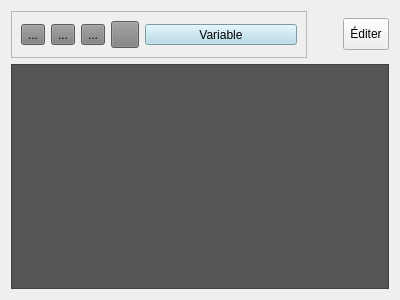
<?xml version="1.0" encoding="UTF-8"?>
<ui version="4.0">
 <class>EmailTemplateWidget</class>
 <widget class="QWidget" name="EmailTemplateWidget">
  <property name="geometry">
   <rect>
    <x>0</x>
    <y>0</y>
    <width>400</width>
    <height>300</height>
   </rect>
  </property>
  <property name="windowTitle">
   <string>Form</string>
  </property>
  <property name="styleSheet">
   <string notr="true">QToolButton#btnBold, QToolButton#btnItalic, QToolButton#btnUnderline, QToolButton#btnColor, QToolButton#btnVariables{
	background-color: grey;
	color: black;
}

QToolButton#btnVariables{
	min-width: 150px;
	background-color: lightblue;
}

QTextEdit#txtPreview{
	background-color: #555555;
}</string>
  </property>
  <layout class="QVBoxLayout" name="verticalLayout">
   <item>
    <layout class="QHBoxLayout" name="horizontalLayout_2">
     <item>
      <widget class="QFrame" name="frameTools">
       <property name="frameShape">
        <enum>QFrame::Shape::StyledPanel</enum>
       </property>
       <property name="frameShadow">
        <enum>QFrame::Shadow::Raised</enum>
       </property>
       <layout class="QHBoxLayout" name="horizontalLayout">
        <item>
         <widget class="QToolButton" name="btnBold">
          <property name="cursor">
           <cursorShape>PointingHandCursor</cursorShape>
          </property>
          <property name="text">
           <string>...</string>
          </property>
          <property name="icon">
           <iconset theme="QIcon::ThemeIcon::FormatTextBold"/>
          </property>
          <property name="iconSize">
           <size>
            <width>20</width>
            <height>20</height>
           </size>
          </property>
         </widget>
        </item>
        <item>
         <widget class="QToolButton" name="btnItalic">
          <property name="cursor">
           <cursorShape>PointingHandCursor</cursorShape>
          </property>
          <property name="text">
           <string>...</string>
          </property>
          <property name="icon">
           <iconset theme="QIcon::ThemeIcon::FormatTextItalic"/>
          </property>
          <property name="iconSize">
           <size>
            <width>20</width>
            <height>20</height>
           </size>
          </property>
         </widget>
        </item>
        <item>
         <widget class="QToolButton" name="btnUnderline">
          <property name="cursor">
           <cursorShape>PointingHandCursor</cursorShape>
          </property>
          <property name="text">
           <string>...</string>
          </property>
          <property name="icon">
           <iconset theme="QIcon::ThemeIcon::FormatTextUnderline"/>
          </property>
          <property name="iconSize">
           <size>
            <width>20</width>
            <height>20</height>
           </size>
          </property>
         </widget>
        </item>
        <item>
         <widget class="QToolButton" name="btnColor">
          <property name="cursor">
           <cursorShape>PointingHandCursor</cursorShape>
          </property>
          <property name="text">
           <string/>
          </property>
          <property name="iconSize">
           <size>
            <width>20</width>
            <height>20</height>
           </size>
          </property>
         </widget>
        </item>
        <item>
         <widget class="QToolButton" name="btnVariables">
          <property name="minimumSize">
           <size>
            <width>152</width>
            <height>0</height>
           </size>
          </property>
          <property name="cursor">
           <cursorShape>PointingHandCursor</cursorShape>
          </property>
          <property name="text">
           <string>Variable</string>
          </property>
          <property name="icon">
           <iconset theme="QIcon::ThemeIcon::HelpAbout"/>
          </property>
          <property name="iconSize">
           <size>
            <width>20</width>
            <height>20</height>
           </size>
          </property>
          <property name="popupMode">
           <enum>QToolButton::ToolButtonPopupMode::InstantPopup</enum>
          </property>
          <property name="toolButtonStyle">
           <enum>Qt::ToolButtonStyle::ToolButtonTextOnly</enum>
          </property>
          <property name="arrowType">
           <enum>Qt::ArrowType::NoArrow</enum>
          </property>
         </widget>
        </item>
       </layout>
      </widget>
     </item>
     <item>
      <spacer name="horizontalSpacer">
       <property name="orientation">
        <enum>Qt::Orientation::Horizontal</enum>
       </property>
       <property name="sizeHint" stdset="0">
        <size>
         <width>40</width>
         <height>20</height>
        </size>
       </property>
      </spacer>
     </item>
     <item>
      <widget class="QToolButton" name="btnEdit">
       <property name="minimumSize">
        <size>
         <width>0</width>
         <height>32</height>
        </size>
       </property>
       <property name="cursor">
        <cursorShape>PointingHandCursor</cursorShape>
       </property>
       <property name="text">
        <string>Éditer</string>
       </property>
       <property name="icon">
        <iconset resource="../../../resources/TeraClient.qrc">
         <normaloff>:/icons/edit.png</normaloff>:/icons/edit.png</iconset>
       </property>
       <property name="iconSize">
        <size>
         <width>20</width>
         <height>20</height>
        </size>
       </property>
       <property name="checkable">
        <bool>true</bool>
       </property>
      </widget>
     </item>
    </layout>
   </item>
   <item>
    <widget class="QStackedWidget" name="stackedEditor">
     <widget class="QWidget" name="pagePreview">
      <layout class="QVBoxLayout" name="verticalLayout_2">
       <property name="leftMargin">
        <number>0</number>
       </property>
       <property name="topMargin">
        <number>0</number>
       </property>
       <property name="rightMargin">
        <number>0</number>
       </property>
       <property name="bottomMargin">
        <number>0</number>
       </property>
       <item>
        <widget class="QTextEdit" name="txtPreview">
         <property name="undoRedoEnabled">
          <bool>false</bool>
         </property>
         <property name="readOnly">
          <bool>true</bool>
         </property>
         <property name="textInteractionFlags">
          <set>Qt::TextInteractionFlag::NoTextInteraction</set>
         </property>
        </widget>
       </item>
      </layout>
     </widget>
     <widget class="QWidget" name="pageEditor">
      <layout class="QVBoxLayout" name="verticalLayout_3">
       <property name="leftMargin">
        <number>0</number>
       </property>
       <property name="topMargin">
        <number>0</number>
       </property>
       <property name="rightMargin">
        <number>0</number>
       </property>
       <property name="bottomMargin">
        <number>0</number>
       </property>
       <item>
        <widget class="QTextEdit" name="txtTemplate">
         <property name="font">
          <font>
           <pointsize>11</pointsize>
          </font>
         </property>
        </widget>
       </item>
      </layout>
     </widget>
    </widget>
   </item>
  </layout>
 </widget>
 <resources>
  <include location="../../../resources/TeraClient.qrc"/>
 </resources>
 <connections/>
</ui>
